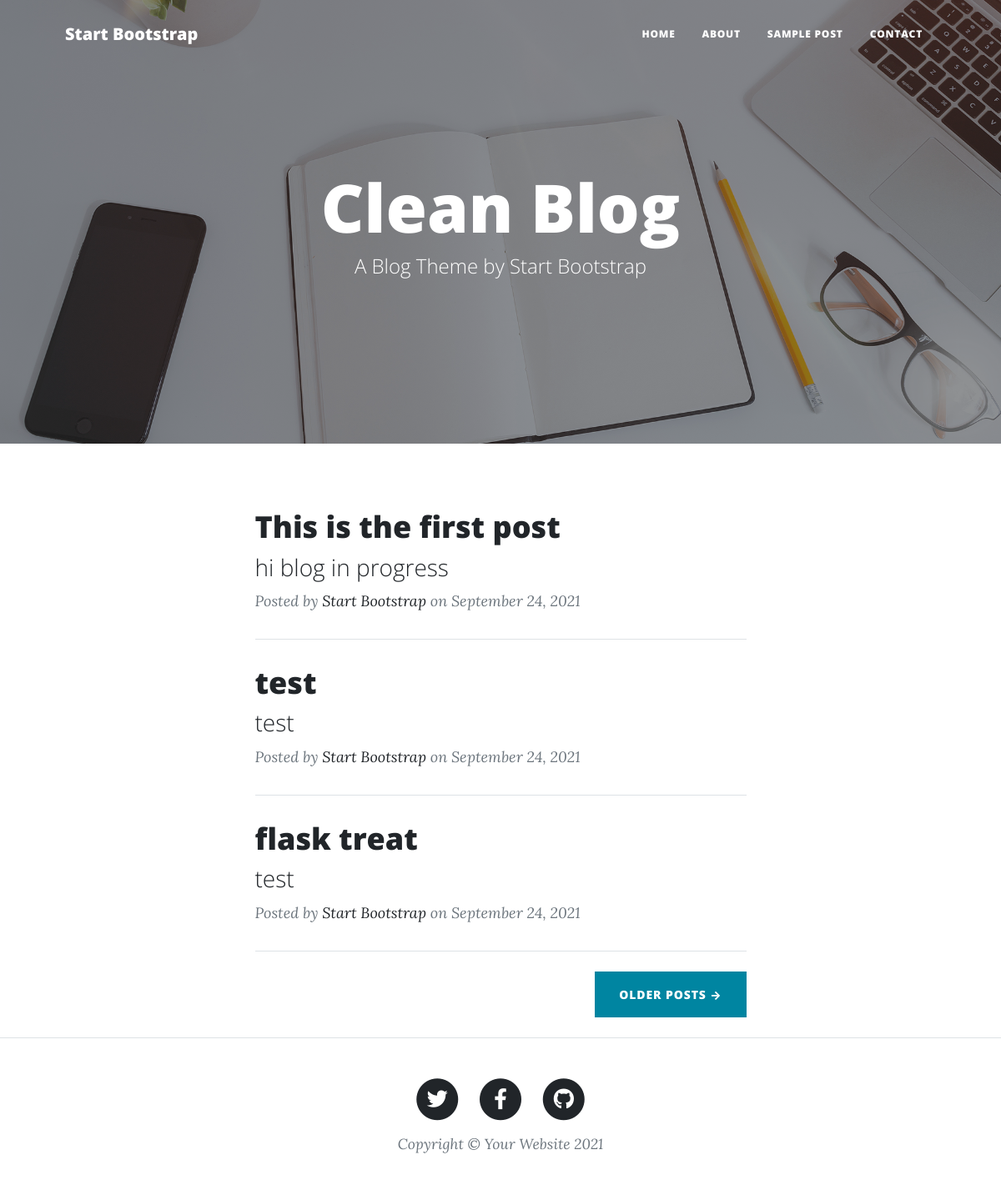
Before: / with the older database file.
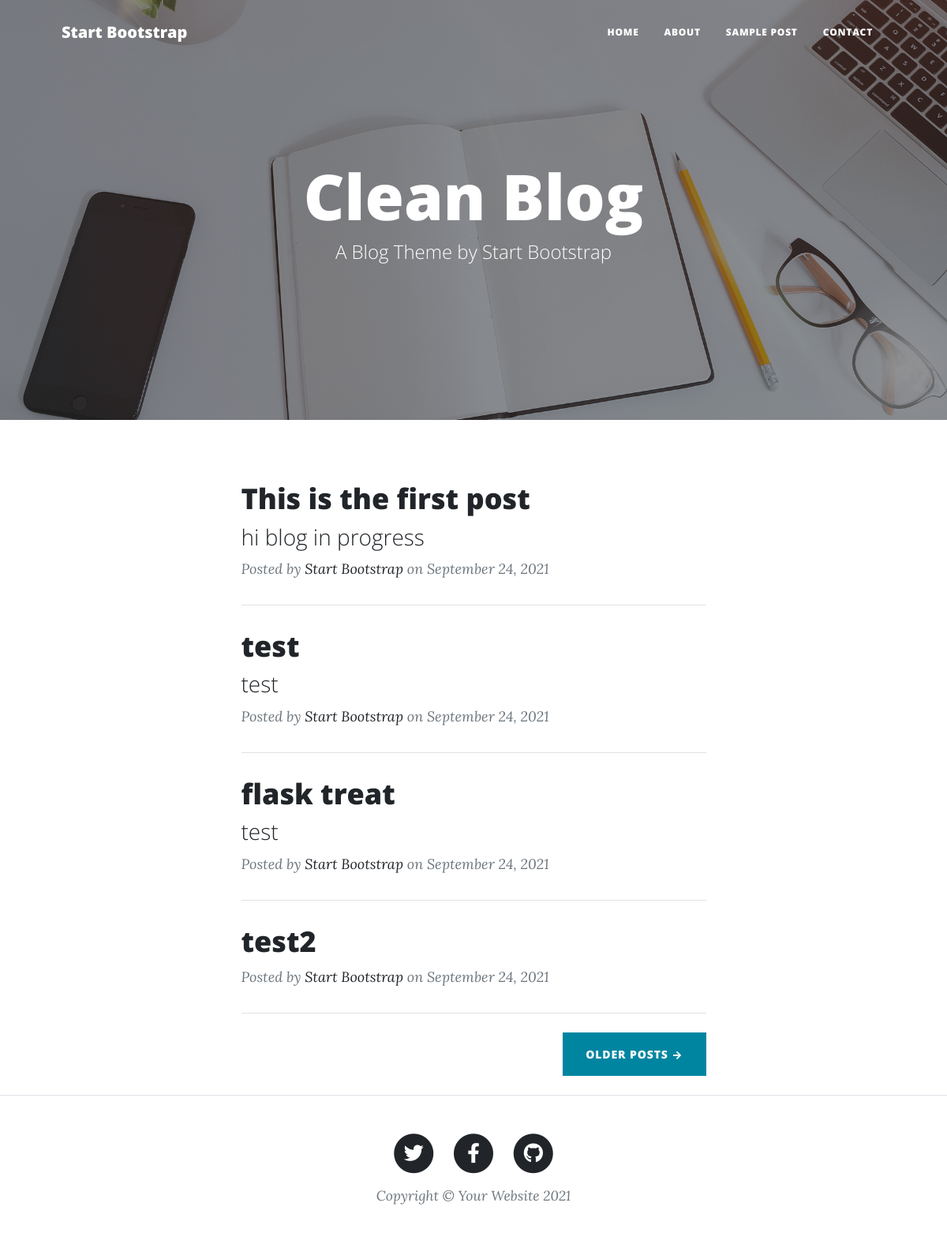
After: the same page with the newer database file.
### app.py (models this page shows)
class Post(db.Model):
    id = db.Column(db.Integer, primary_key=True)
    heading = db.Column(db.String(50), unique=True, nullable=False)
    subHeading = db.Column(db.String(100))
    body = db.Column(db.Text(), nullable=False)

### app.py (the view)
@app.route('/')
def index():
    posts = Post.query.all()
    return render_template('index.html', posts=posts)

### templates/index.html (shortened to what this page needs)
{% extends 'base.html' %}
{% block content %}
<body>
    <header class="masthead" style="background-image: url('static/assets/img/home-bg.jpg')">
        <div class="container position-relative px-4 px-lg-5">
            <div class="row gx-4 gx-lg-5 justify-content-center">
                <div class="col-md-10 col-lg-8 col-xl-7">
                    <div class="site-heading">
                        <h1>Clean Blog</h1>
                        <span class="subheading">A Blog Theme by Start Bootstrap</span>
                    </div>
                </div>
            </div>
        </div>
    </header>
    <div class="container px-4 px-lg-5">
        <div class="row gx-4 gx-lg-5 justify-content-center">
            <div class="col-md-10 col-lg-8 col-xl-7">
                <div class="post-preview">
                    {% for post in posts %}
                    <a href="post.html">
                        <h2 class="post-title">{{post.heading}}</h2>
                        <h3 class="post-subtitle">{{post.subHeading}}</h3>
                    </a>
                    <p class="post-meta">
                        Posted by
                        <a href="#!">Start Bootstrap</a>
                        on September 24, 2021
                    </p>
                    <hr class="my-4" />
                    {% endfor %}
                </div>
                <div class="d-flex justify-content-end mb-4"><a class="btn btn-primary text-uppercase" href="#!">Older
                        Posts →</a></div>
            </div>
        </div>
    </div>
</body>
{% endblock %}

### templates/base.html (shortened to what this page needs)
<!doctype html>
<html lang="en">
    <head>
        <link href="{{ url_for('static', filename='css/styles.css')}}" rel="stylesheet" />
    </head>
    <body>
        {% include 'navbar.html' %}
        <div class="contain">
            {% block content %}
            {% endblock %}
        </div>
        {% include "footer.html" %}
        {% include "scripts.html" %}
    </body>
</html>

### templates/navbar.html (shortened to what this page needs)
<nav class="navbar navbar-expand-lg navbar-light" id="mainNav">
    <div class="container px-4 px-lg-5">
        <a class="navbar-brand" href="index.html">Start Bootstrap</a>
        <div class="collapse navbar-collapse" id="navbarResponsive">
            <ul class="navbar-nav ms-auto py-4 py-lg-0">
                <li class="nav-item"><a class="nav-link px-lg-3 py-3 py-lg-4" href="{{url_for('index')}}">Home</a></li>
                <li class="nav-item"><a class="nav-link px-lg-3 py-3 py-lg-4" href="{{url_for('about')}}">About</a></li>
                <li class="nav-item"><a class="nav-link px-lg-3 py-3 py-lg-4" href="{{url_for('post')}}">Sample Post</a>
                </li>
                <li class="nav-item"><a class="nav-link px-lg-3 py-3 py-lg-4" href="{{url_for('contact')}}">Contact</a>
                </li>
            </ul>
        </div>
    </div>
</nav>

### templates/footer.html
<footer class="border-top">
    <div class="container px-4 px-lg-5">
        <div class="row gx-4 gx-lg-5 justify-content-center">
            <div class="col-md-10 col-lg-8 col-xl-7">
                <ul class="list-inline text-center">
                    <li class="list-inline-item">
                        <a href="#!">
                            <span class="fa-stack fa-lg">
                                <i class="fas fa-circle fa-stack-2x"></i>
                                <i class="fab fa-twitter fa-stack-1x fa-inverse"></i>
                            </span>
                        </a>
                    </li>
                    <li class="list-inline-item">
                        <a href="#!">
                            <span class="fa-stack fa-lg">
                                <i class="fas fa-circle fa-stack-2x"></i>
                                <i class="fab fa-facebook-f fa-stack-1x fa-inverse"></i>
                            </span>
                        </a>
                    </li>
                    <li class="list-inline-item">
                        <a href="#!">
                            <span class="fa-stack fa-lg">
                                <i class="fas fa-circle fa-stack-2x"></i>
                                <i class="fab fa-github fa-stack-1x fa-inverse"></i>
                            </span>
                        </a>
                    </li>
                </ul>
                <div class="small text-center text-muted fst-italic">Copyright &copy; Your Website 2021</div>
            </div>
        </div>
    </div>
</footer>

### templates/scripts.html (shortened to what this page needs)
<link rel="stylesheet" href="https://cdnjs.cloudflare.com/ajax/libs/font-awesome/6.1.1/css/all.min.css"
 />

Changed rows visible on the page:
added Post: heading "test2"
